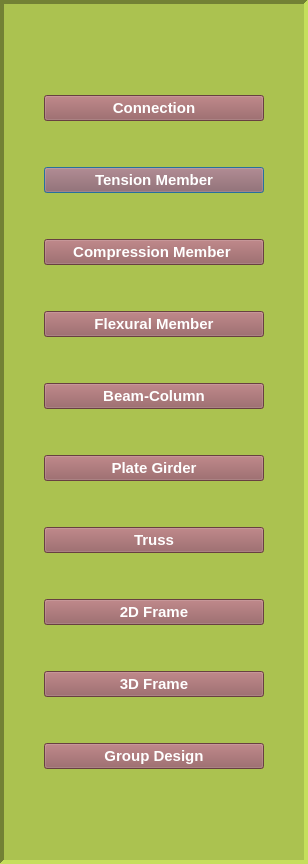
     <widget class="QFrame" name="frame">
      <property name="enabled">
       <bool>true</bool>
      </property>
      <property name="sizePolicy">
       <sizepolicy hsizetype="Preferred" vsizetype="Preferred">
        <horstretch>0</horstretch>
        <verstretch>0</verstretch>
       </sizepolicy>
      </property>
      <property name="minimumSize">
       <size>
        <width>0</width>
        <height>0</height>
       </size>
      </property>
      <property name="sizeIncrement">
       <size>
        <width>0</width>
        <height>0</height>
       </size>
      </property>
      <property name="baseSize">
       <size>
        <width>0</width>
        <height>0</height>
       </size>
      </property>
      <property name="autoFillBackground">
       <bool>false</bool>
      </property>
      <property name="styleSheet">
       <string notr="true">background-color: #abc250;</string>
      </property>
      <property name="frameShape">
       <enum>QFrame::Panel</enum>
      </property>
      <property name="frameShadow">
       <enum>QFrame::Sunken</enum>
      </property>
      <property name="lineWidth">
       <number>4</number>
      </property>
      <property name="midLineWidth">
       <number>2</number>
      </property>
      <layout class="QGridLayout" name="gridLayout_8">
       <property name="leftMargin">
        <number>40</number>
       </property>
       <property name="rightMargin">
        <number>40</number>
       </property>
       <property name="horizontalSpacing">
        <number>6</number>
       </property>
       <item row="6" column="0">
        <spacer name="verticalSpacer_20">
         <property name="orientation">
          <enum>Qt::Vertical</enum>
         </property>
         <property name="sizeHint" stdset="0">
          <size>
           <width>20</width>
           <height>40</height>
          </size>
         </property>
        </spacer>
       </item>
       <item row="10" column="0">
        <spacer name="verticalSpacer_22">
         <property name="orientation">
          <enum>Qt::Vertical</enum>
         </property>
         <property name="sizeType">
          <enum>QSizePolicy::Expanding</enum>
         </property>
         <property name="sizeHint" stdset="0">
          <size>
           <width>20</width>
           <height>40</height>
          </size>
         </property>
        </spacer>
       </item>
       <item row="8" column="0">
        <spacer name="verticalSpacer_21">
         <property name="orientation">
          <enum>Qt::Vertical</enum>
         </property>
         <property name="sizeHint" stdset="0">
          <size>
           <width>20</width>
           <height>40</height>
          </size>
         </property>
        </spacer>
       </item>
       <item row="16" column="0">
        <spacer name="verticalSpacer_25">
         <property name="orientation">
          <enum>Qt::Vertical</enum>
         </property>
         <property name="sizeHint" stdset="0">
          <size>
           <width>20</width>
           <height>40</height>
          </size>
         </property>
        </spacer>
       </item>
       <item row="14" column="0">
        <spacer name="verticalSpacer_24">
         <property name="orientation">
          <enum>Qt::Vertical</enum>
         </property>
         <property name="sizeHint" stdset="0">
          <size>
           <width>20</width>
           <height>40</height>
          </size>
         </property>
        </spacer>
       </item>
       <item row="12" column="0">
        <spacer name="verticalSpacer_23">
         <property name="orientation">
          <enum>Qt::Vertical</enum>
         </property>
         <property name="sizeHint" stdset="0">
          <size>
           <width>20</width>
           <height>40</height>
          </size>
         </property>
        </spacer>
       </item>
       <item row="1" column="0">
        <widget class="QPushButton" name="btn_connection">
         <property name="sizePolicy">
          <sizepolicy hsizetype="Preferred" vsizetype="Preferred">
           <horstretch>0</horstretch>
           <verstretch>0</verstretch>
          </sizepolicy>
         </property>
         <property name="font">
          <font>
           <family>Arial</family>
           <pointsize>11</pointsize>
           <weight>75</weight>
           <bold>true</bold>
          </font>
         </property>
         <property name="cursor">
          <cursorShape>ArrowCursor</cursorShape>
         </property>
         <property name="mouseTracking">
          <bool>false</bool>
         </property>
         <property name="focusPolicy">
          <enum>Qt::ClickFocus</enum>
         </property>
         <property name="contextMenuPolicy">
          <enum>Qt::ActionsContextMenu</enum>
         </property>
         <property name="toolTip">
          <string>Ctrl+Shift+C</string>
         </property>
         <property name="autoFillBackground">
          <bool>false</bool>
         </property>
         <property name="styleSheet">
          <string notr="true">QPushButton::hover
{
   background-color: #d97f7f;
   color:#000000 ;
   
}

QPushButton
{
background-color: #925a5b;
color:#ffffff;


}

</string>
         </property>
         <property name="text">
          <string>Connection</string>
         </property>
         <property name="shortcut">
          <string>Ctrl+Shift+C</string>
         </property>
         <property name="autoDefault">
          <bool>true</bool>
         </property>
         <property name="default">
          <bool>false</bool>
         </property>
         <property name="flat">
          <bool>false</bool>
         </property>
        </widget>
       </item>
       <item row="0" column="0">
        <spacer name="verticalSpacer_6">
         <property name="orientation">
          <enum>Qt::Vertical</enum>
         </property>
         <property name="sizeType">
          <enum>QSizePolicy::Fixed</enum>
         </property>
         <property name="sizeHint" stdset="0">
          <size>
           <width>20</width>
           <height>80</height>
          </size>
         </property>
        </spacer>
       </item>
       <item row="18" column="0">
        <spacer name="verticalSpacer_26">
         <property name="orientation">
          <enum>Qt::Vertical</enum>
         </property>
         <property name="sizeHint" stdset="0">
          <size>
           <width>20</width>
           <height>40</height>
          </size>
         </property>
        </spacer>
       </item>
       <item row="5" column="0">
        <widget class="QPushButton" name="btn_compression">
         <property name="sizePolicy">
          <sizepolicy hsizetype="Preferred" vsizetype="Preferred">
           <horstretch>0</horstretch>
           <verstretch>0</verstretch>
          </sizepolicy>
         </property>
         <property name="font">
          <font>
           <family>Arial</family>
           <pointsize>11</pointsize>
           <weight>75</weight>
           <bold>true</bold>
          </font>
         </property>
         <property name="toolTip">
          <string>Ctrl+Shift+M</string>
         </property>
         <property name="styleSheet">
          <string notr="true">QPushButton::hover
{
   background-color: #d97f7f;
   color:#000000 ;
}

QPushButton
{
background-color: #925a5b;
color:#ffffff;
}
</string>
         </property>
         <property name="text">
          <string>      Compression Member       </string>
         </property>
         <property name="shortcut">
          <string>Ctrl+Shift+M</string>
         </property>
         <property name="autoDefault">
          <bool>true</bool>
         </property>
        </widget>
       </item>
       <item row="7" column="0">
        <widget class="QPushButton" name="btn_flexural">
         <property name="sizePolicy">
          <sizepolicy hsizetype="Preferred" vsizetype="Preferred">
           <horstretch>0</horstretch>
           <verstretch>0</verstretch>
          </sizepolicy>
         </property>
         <property name="font">
          <font>
           <family>Arial</family>
           <pointsize>11</pointsize>
           <weight>75</weight>
           <bold>true</bold>
          </font>
         </property>
         <property name="toolTip">
          <string>Ctrl+Shift+F</string>
         </property>
         <property name="styleSheet">
          <string notr="true">QPushButton::hover
{
   background-color: #d97f7f;
   color:#000000 ;
}

QPushButton
{
background-color: #925a5b;
color:#ffffff;
}</string>
         </property>
         <property name="text">
          <string>Flexural Member</string>
         </property>
         <property name="shortcut">
          <string>Ctrl+Shift+F</string>
         </property>
         <property name="autoDefault">
          <bool>true</bool>
         </property>
        </widget>
       </item>
       <item row="9" column="0">
        <widget class="QPushButton" name="btn_beamCol">
         <property name="sizePolicy">
          <sizepolicy hsizetype="Preferred" vsizetype="Preferred">
           <horstretch>0</horstretch>
           <verstretch>0</verstretch>
          </sizepolicy>
         </property>
         <property name="font">
          <font>
           <family>Arial</family>
           <pointsize>11</pointsize>
           <weight>75</weight>
           <bold>true</bold>
          </font>
         </property>
         <property name="toolTip">
          <string>Ctrl+Shift+B</string>
         </property>
         <property name="styleSheet">
          <string notr="true">QPushButton::hover
{
   background-color: #d97f7f;
   color:#000000 ;
}

QPushButton
{
background-color: #925a5b;
color:#ffffff;
}</string>
         </property>
         <property name="text">
          <string>Beam-Column</string>
         </property>
         <property name="shortcut">
          <string>Ctrl+Shift+B</string>
         </property>
         <property name="autoDefault">
          <bool>true</bool>
         </property>
        </widget>
       </item>
       <item row="11" column="0">
        <widget class="QPushButton" name="btn_plate">
         <property name="sizePolicy">
          <sizepolicy hsizetype="Preferred" vsizetype="Preferred">
           <horstretch>0</horstretch>
           <verstretch>0</verstretch>
          </sizepolicy>
         </property>
         <property name="minimumSize">
          <size>
           <width>0</width>
           <height>0</height>
          </size>
         </property>
         <property name="font">
          <font>
           <family>Arial</family>
           <pointsize>11</pointsize>
           <weight>75</weight>
           <bold>true</bold>
          </font>
         </property>
         <property name="toolTip">
          <string>Ctrl+Shift+P</string>
         </property>
         <property name="styleSheet">
          <string notr="true">QPushButton::hover
{
   background-color: #d97f7f;
   color:#000000 ;
}

QPushButton
{
background-color: #925a5b;
color:#ffffff;
}</string>
         </property>
         <property name="text">
          <string>Plate Girder</string>
         </property>
         <property name="shortcut">
          <string>Ctrl+Shift+P</string>
         </property>
         <property name="autoDefault">
          <bool>true</bool>
         </property>
        </widget>
       </item>
       <item row="13" column="0">
        <widget class="QPushButton" name="btn_truss">
         <property name="sizePolicy">
          <sizepolicy hsizetype="Preferred" vsizetype="Preferred">
           <horstretch>0</horstretch>
           <verstretch>0</verstretch>
          </sizepolicy>
         </property>
         <property name="font">
          <font>
           <family>Arial</family>
           <pointsize>11</pointsize>
           <weight>75</weight>
           <bold>true</bold>
          </font>
         </property>
         <property name="toolTip">
          <string>Ctrl+Shift+R</string>
         </property>
         <property name="styleSheet">
          <string notr="true">QPushButton::hover
{
   background-color: #d97f7f;
   color:#000000 ;
}

QPushButton
{
background-color: #925a5b;
color:#ffffff;
}</string>
         </property>
         <property name="text">
          <string>Truss</string>
         </property>
         <property name="shortcut">
          <string>Ctrl+Shift+R</string>
         </property>
         <property name="autoDefault">
          <bool>true</bool>
         </property>
        </widget>
       </item>
       <item row="20" column="0">
        <spacer name="verticalSpacer_17">
         <property name="orientation">
          <enum>Qt::Vertical</enum>
         </property>
         <property name="sizeType">
          <enum>QSizePolicy::Fixed</enum>
         </property>
         <property name="sizeHint" stdset="0">
          <size>
           <width>20</width>
           <height>80</height>
          </size>
         </property>
        </spacer>
       </item>
       <item row="17" column="0">
        <widget class="QPushButton" name="btn_3dframe">
         <property name="enabled">
          <bool>true</bool>
         </property>
         <property name="sizePolicy">
          <sizepolicy hsizetype="Preferred" vsizetype="Preferred">
           <horstretch>0</horstretch>
           <verstretch>0</verstretch>
          </sizepolicy>
         </property>
         <property name="font">
          <font>
           <family>Arial</family>
           <pointsize>11</pointsize>
           <weight>75</weight>
           <bold>true</bold>
          </font>
         </property>
         <property name="toolTip">
          <string>Ctrl+3</string>
         </property>
         <property name="styleSheet">
          <string notr="true">QPushButton::hover
{
   background-color: #d97f7f;
   color:#000000 ;
}

QPushButton
{
background-color: #925a5b;
color:#ffffff;
}</string>
         </property>
         <property name="text">
          <string>3D Frame</string>
         </property>
         <property name="shortcut">
          <string>Ctrl+3</string>
         </property>
         <property name="autoDefault">
          <bool>true</bool>
         </property>
        </widget>
       </item>
       <item row="15" column="0">
        <widget class="QPushButton" name="btn_2dframe">
         <property name="sizePolicy">
          <sizepolicy hsizetype="Preferred" vsizetype="Preferred">
           <horstretch>0</horstretch>
           <verstretch>0</verstretch>
          </sizepolicy>
         </property>
         <property name="font">
          <font>
           <family>Arial</family>
           <pointsize>11</pointsize>
           <weight>75</weight>
           <bold>true</bold>
          </font>
         </property>
         <property name="toolTip">
          <string>Ctrl+2</string>
         </property>
         <property name="styleSheet">
          <string notr="true">QPushButton::hover
{
   background-color: #d97f7f;
   color:#000000 ;
}

QPushButton
{
background-color: #925a5b;
color:#ffffff;
}</string>
         </property>
         <property name="text">
          <string>2D Frame</string>
         </property>
         <property name="shortcut">
          <string>Ctrl+2</string>
         </property>
         <property name="autoDefault">
          <bool>true</bool>
         </property>
        </widget>
       </item>
       <item row="3" column="0">
        <widget class="QPushButton" name="btn_tension">
         <property name="sizePolicy">
          <sizepolicy hsizetype="Preferred" vsizetype="Preferred">
           <horstretch>0</horstretch>
           <verstretch>0</verstretch>
          </sizepolicy>
         </property>
         <property name="font">
          <font>
           <family>Arial</family>
           <pointsize>11</pointsize>
           <weight>75</weight>
           <bold>true</bold>
          </font>
         </property>
         <property name="toolTip">
          <string>Ctrl+Shift+T</string>
         </property>
         <property name="styleSheet">
          <string notr="true">QPushButton::hover
{
   background-color: #d97f7f;
   color:#000000 ;
   
}

QPushButton
{
background-color: #925a5b;
color:#ffffff;

}
</string>
         </property>
         <property name="text">
          <string>Tension Member</string>
         </property>
         <property name="shortcut">
          <string>Ctrl+Shift+T</string>
         </property>
         <property name="autoDefault">
          <bool>true</bool>
         </property>
         <property name="default">
          <bool>true</bool>
         </property>
        </widget>
       </item>
       <item row="19" column="0">
        <widget class="QPushButton" name="btn_groupdesign">
         <property name="sizePolicy">
          <sizepolicy hsizetype="Preferred" vsizetype="Preferred">
           <horstretch>0</horstretch>
           <verstretch>0</verstretch>
          </sizepolicy>
         </property>
         <property name="font">
          <font>
           <family>Arial</family>
           <pointsize>11</pointsize>
           <weight>75</weight>
           <bold>true</bold>
          </font>
         </property>
         <property name="toolTip">
          <string>Ctrl+Shift+D</string>
         </property>
         <property name="styleSheet">
          <string notr="true">QPushButton::hover
{
   background-color: #d97f7f;
   color:#000000 ;
}

QPushButton
{
background-color: #925a5b;
color:#ffffff;
}</string>
         </property>
         <property name="text">
          <string>Group Design</string>
         </property>
         <property name="shortcut">
          <string>Ctrl+Shift+D</string>
         </property>
         <property name="autoDefault">
          <bool>true</bool>
         </property>
        </widget>
       </item>
       <item row="2" column="0">
        <spacer name="verticalSpacer_18">
         <property name="orientation">
          <enum>Qt::Vertical</enum>
         </property>
         <property name="sizeHint" stdset="0">
          <size>
           <width>20</width>
           <height>40</height>
          </size>
         </property>
        </spacer>
       </item>
       <item row="4" column="0">
        <spacer name="verticalSpacer_19">
         <property name="orientation">
          <enum>Qt::Vertical</enum>
         </property>
         <property name="sizeHint" stdset="0">
          <size>
           <width>20</width>
           <height>40</height>
          </size>
         </property>
        </spacer>
       </item>
      </layout>
     </widget>
